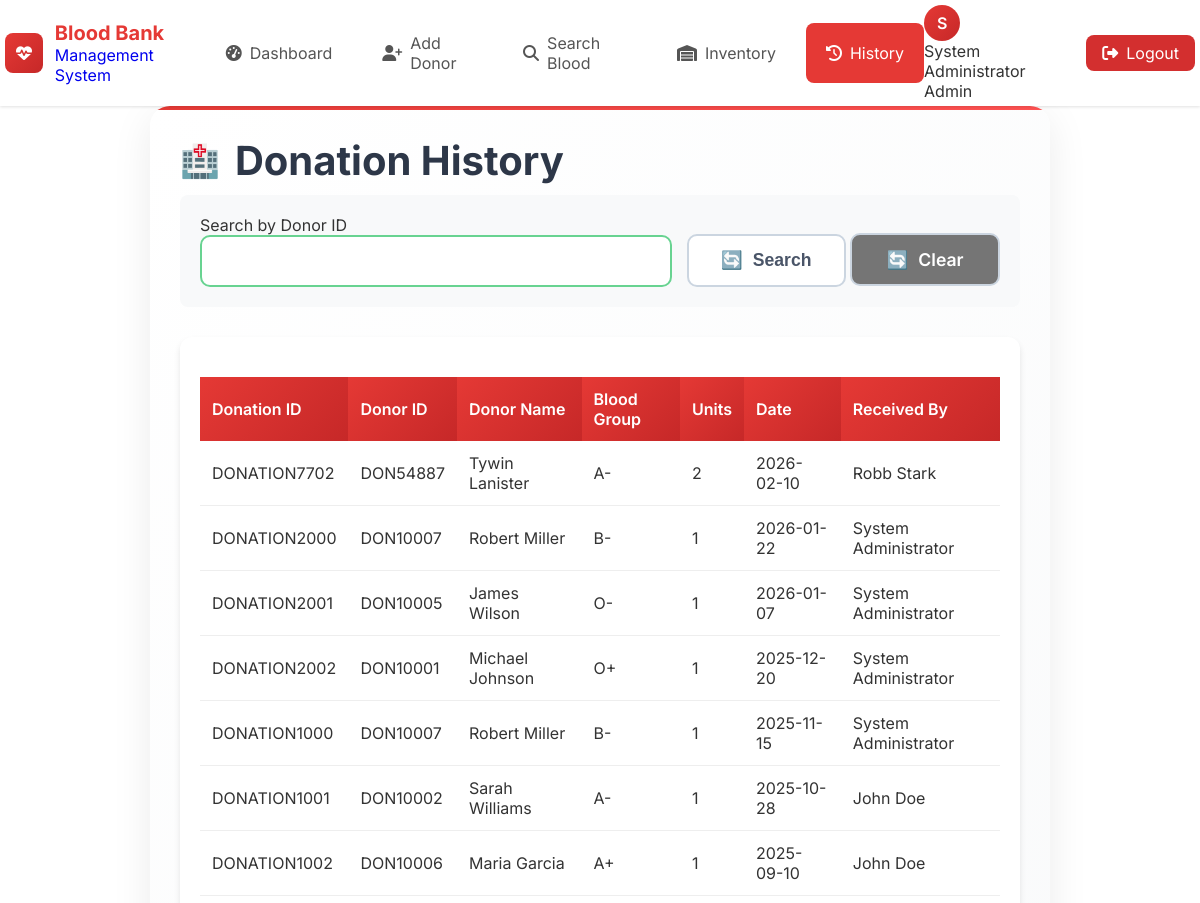
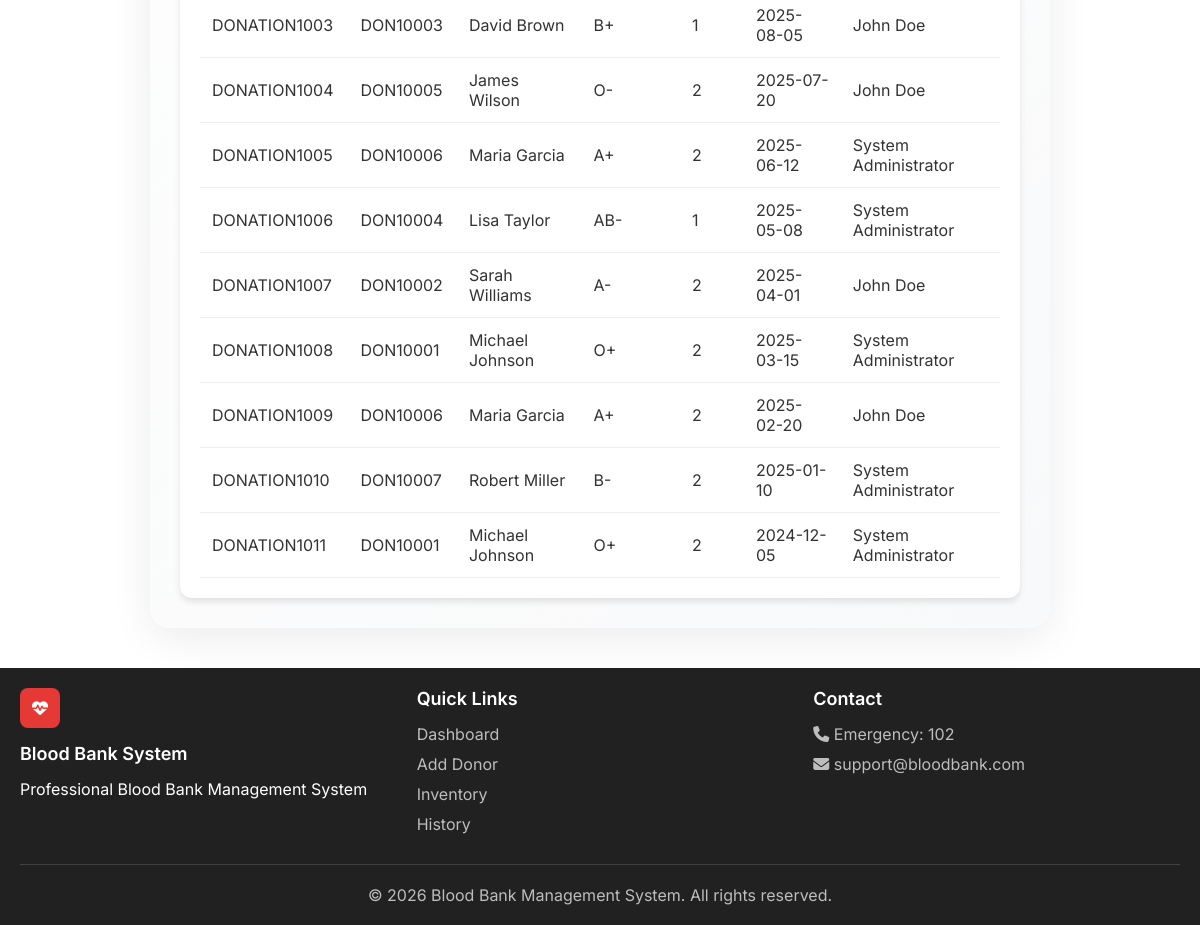
Screenshot of /history (signed in) with the database file from the repository (2 pictures, top to bottom).
### tables this page shows
CREATE TABLE donation_history (
        id INTEGER PRIMARY KEY AUTOINCREMENT,
        donation_id TEXT NOT NULL UNIQUE,
        donor_id TEXT NOT NULL,
        donor_name TEXT NOT NULL,
        blood_group TEXT NOT NULL,
        units_donated INTEGER NOT NULL,
        donation_date DATE NOT NULL,
        expiry_date DATE NOT NULL,
        received_by TEXT,
        test_result TEXT DEFAULT 'Passed',
        notes TEXT,
        created_at TIMESTAMP DEFAULT CURRENT_TIMESTAMP
    );

### app.py (the view)
@app.route('/history')
@login_required
def history():
    conn = get_db()
    donor_id = request.args.get('donor_id', '').strip()
    blood_group = request.args.get('blood_group', '')
    start_date = request.args.get('start_date', '')
    end_date = request.args.get('end_date', '')
    query = '''
        SELECT donation_id, donor_id, donor_name, blood_group, units_donated,
               donation_date, expiry_date, received_by, test_result, notes
        FROM donation_history
        WHERE 1=1
    '''
    params = []
    if donor_id:
        query += ' AND donor_id LIKE ?'
        params.append(f'%{donor_id}%')
    if blood_group:
        query += ' AND blood_group = ?'
        params.append(blood_group)
    if start_date:
        query += ' AND donation_date >= ?'
        params.append(start_date)
    if end_date:
        query += ' AND donation_date <= ?'
        params.append(end_date)
    query += ' ORDER BY donation_date DESC'
    history_data = conn.execute(query, params).fetchall()
    conn.close()
    return render_template('history.html', history=history_data)

### app.py (called while the page is built)
def login_required(f):
    @wraps(f)
    def decorated_function(*args, **kwargs):
        if 'user_id' not in session:
            flash('Please login to access this page', 'warning')
            return redirect(url_for('login'))
        return f(*args, **kwargs)
    return decorated_function

def get_db():
    conn = sqlite3.connect('bloodbank.db')
    conn.row_factory = sqlite3.Row
    return conn

### templates/history.html (shortened to what this page needs)
{% extends "base.html" %}
{% block content %}
<div class="form-container">
    <h1>Donation History</h1>
    <form method="GET" action="{{ url_for('history') }}" style="background: #f8f9fa; padding: 20px; border-radius: 8px; margin-bottom: 30px;">
        <div style="display: flex; gap: 15px; align-items: end;">
            <div style="flex: 1;">
                <label>Search by Donor ID</label>
                <input type="text" name="donor_id" class="form-control" value="{{ request.args.get('donor_id', '') }}">
            </div>
            <div>
                <button type="submit" class="btn">Search</button>
                <a href="{{ url_for('history') }}" class="btn" style="background: #757575; color: white;">Clear</a>
            </div>
        </div>
    </form>
    {% if history %}
    <div class="table-container">
        <table class="data-table">
            <thead>
                <tr>
                    <th>Donation ID</th>
                    <th>Donor ID</th>
                    <th>Donor Name</th>
                    <th>Blood Group</th>
                    <th>Units</th>
                    <th>Date</th>
                    <th>Received By</th>
                </tr>
            </thead>
            <tbody>
                {% for record in history %}
                <tr>
                    <td>{{ record.donation_id }}</td>
                    <td>{{ record.donor_id }}</td>
                    <td>{{ record.donor_name }}</td>
                    <td>{{ record.blood_group }}</td>
                    <td>{{ record.units_donated }}</td>
                    <td>{{ record.donation_date }}</td>
                    <td>{{ record.received_by or 'N/A' }}</td>
                </tr>
                {% endfor %}
            </tbody>
        </table>
    </div>
    {% else %}
    <p>No donation records found.</p>
    {% endif %}
</div>
{% endblock %}

### static/style.css (style rules this page uses)
:root { --primary: #e53935; --primary-dark: #c62828; --primary-light: #ff5252; --secondary: #1565c0; --success: #2e7d32; --warning: #ff9800; --danger: #d32f2f; --info: #0288d1; --white: #ffffff; --light: #f5f5f5; --dark: #212121; --gray: #757575; --gray-light: #e0e0e0; --shadow-sm: 0 1px 3px rgba(0,0,0,0.12); --shadow-md: 0 4px 6px rgba(0,0,0,0.1); --shadow-lg: 0 10px 25px rgba(0,0,0,0.1); --radius: 8px; --radius-lg: 12px; --radius-xl: 16px; }
* { margin: 0; padding: 0; box-sizing: border-box; }
body { font-family: 'Inter', -apple-system, BlinkMacSystemFont, sans-serif; min-height: 100vh; color: #333; }
.btn { display: inline-flex; align-items: center; justify-content: center; gap: 8px; padding: 12px 24px; border: none; border-radius: var(--radius); font-size: 16px; font-weight: 500; cursor: pointer; transition: 0.3s; text-decoration: none; }
.form-container { background: white; border-radius: var(--radius-lg); padding: 30px; box-shadow: var(--shadow-md); }
.table-container { background: white; border-radius: var(--radius-lg); padding: 20px; box-shadow: var(--shadow-md); overflow: auto; }
.data-table { width: 100%; border-collapse: collapse; margin-top: 20px; }
.data-table th { background: linear-gradient(135deg, var(--primary), var(--primary-dark)); color: white; padding: 12px; text-align: left; font-weight: 600; }
.data-table td { padding: 12px; border-bottom: 1px solid #eee; }
.form-container { max-width: 900px; margin: 0 auto; padding: 30px; background: linear-gradient(135deg, #ffffff 0%, #f8f9fa 100%); border-radius: 20px; box-shadow: 0 10px 40px rgba(0, 0, 0, 0.08); position: relative; overflow: hidden; }
.form-container::before { content: ''; position: absolute; top: 0; left: 0; right: 0; height: 4px; background: linear-gradient(90deg, #e53935, #ff5252); }
.form-container h1 { color: #2d3748; font-size: 2.5rem; margin-bottom: 10px; display: flex; align-items: center; gap: 15px; }
.form-container h1::before { content: '🏥'; font-size: 2rem; }
.form-control { width: 100%; padding: 14px 16px; border: 2px solid #e2e8f0; border-radius: 10px; font-size: 1rem; color: #2d3748; background: white; transition: all 0.3s ease; font-family: 'Inter', sans-serif; }
.form-control::placeholder { color: #a0aec0; }
.btn { padding: 14px 32px; border: none; border-radius: 10px; font-size: 1.1rem; font-weight: 600; cursor: pointer; transition: all 0.3s ease; display: inline-flex; align-items: center; justify-content: center; gap: 10px; min-width: 150px; text-decoration: none; }
.btn { background: white; color: #4a5568; border: 2px solid #cbd5e0; }
.btn::before { content: '🔄'; }
.form-control:valid { border-color: #68d391; }
.form-control { transition: border-color 0.3s ease, box-shadow 0.3s ease, padding-right 0.3s ease; }

### rows the page displays
donation_history: donation_id "DONATION7702", donor_id "DON54887", donor_name "Tywin Lanister", blood_group "A-", units_donated "2", donation_date "2026-02-10", received_by "Robb Stark"
donation_history: donation_id "DONATION2000", donor_id "DON10007", donor_name "Robert Miller", blood_group "B-", units_donated "1", donation_date "2026-01-22", received_by "System Administrator"
donation_history: donation_id "DONATION2001", donor_id "DON10005", donor_name "James Wilson", blood_group "O-", units_donated "1", donation_date "2026-01-07", received_by "System Administrator"
donation_history: donation_id "DONATION2002", donor_id "DON10001", donor_name "Michael Johnson", blood_group "O+", units_donated "1", donation_date "2025-12-20", received_by "System Administrator"
donation_history: donation_id "DONATION1000", donor_id "DON10007", donor_name "Robert Miller", blood_group "B-", units_donated "1", donation_date "2025-11-15", received_by "System Administrator"
donation_history: donation_id "DONATION1001", donor_id "DON10002", donor_name "Sarah Williams", blood_group "A-", units_donated "1", donation_date "2025-10-28", received_by "John Doe"
donation_history: donation_id "DONATION1002", donor_id "DON10006", donor_name "Maria Garcia", blood_group "A+", units_donated "1", donation_date "2025-09-10", received_by "John Doe"
donation_history: donation_id "DONATION1003", donor_id "DON10003", donor_name "David Brown", blood_group "B+", units_donated "1", donation_date "2025-08-05", received_by "John Doe"
donation_history: donation_id "DONATION1004", donor_id "DON10005", donor_name "James Wilson", blood_group "O-", units_donated "2", donation_date "2025-07-20", received_by "John Doe"
donation_history: donation_id "DONATION1005", donor_id "DON10006", donor_name "Maria Garcia", blood_group "A+", units_donated "2", donation_date "2025-06-12", received_by "System Administrator"
donation_history: donation_id "DONATION1006", donor_id "DON10004", donor_name "Lisa Taylor", blood_group "AB-", units_donated "1", donation_date "2025-05-08", received_by "System Administrator"
donation_history: donation_id "DONATION1007", donor_id "DON10002", donor_name "Sarah Williams", blood_group "A-", units_donated "2", donation_date "2025-04-01", received_by "John Doe"
donation_history: donation_id "DONATION1008", donor_id "DON10001", donor_name "Michael Johnson", blood_group "O+", units_donated "2", donation_date "2025-03-15", received_by "System Administrator"
donation_history: donation_id "DONATION1009", donor_id "DON10006", donor_name "Maria Garcia", blood_group "A+", units_donated "2", donation_date "2025-02-20", received_by "John Doe"
donation_history: donation_id "DONATION1010", donor_id "DON10007", donor_name "Robert Miller", blood_group "B-", units_donated "2", donation_date "2025-01-10", received_by "System Administrator"
donation_history: donation_id "DONATION1011", donor_id "DON10001", donor_name "Michael Johnson", blood_group "O+", units_donated "2", donation_date "2024-12-05", received_by "System Administrator"

### other values shown
{{ session.get('user_name', 'U')[0] }} "S"
{{ session.get('user_name', 'User') }} "System Administrator"
{{ session.get('user_role', 'staff')|title }} "Admin"
